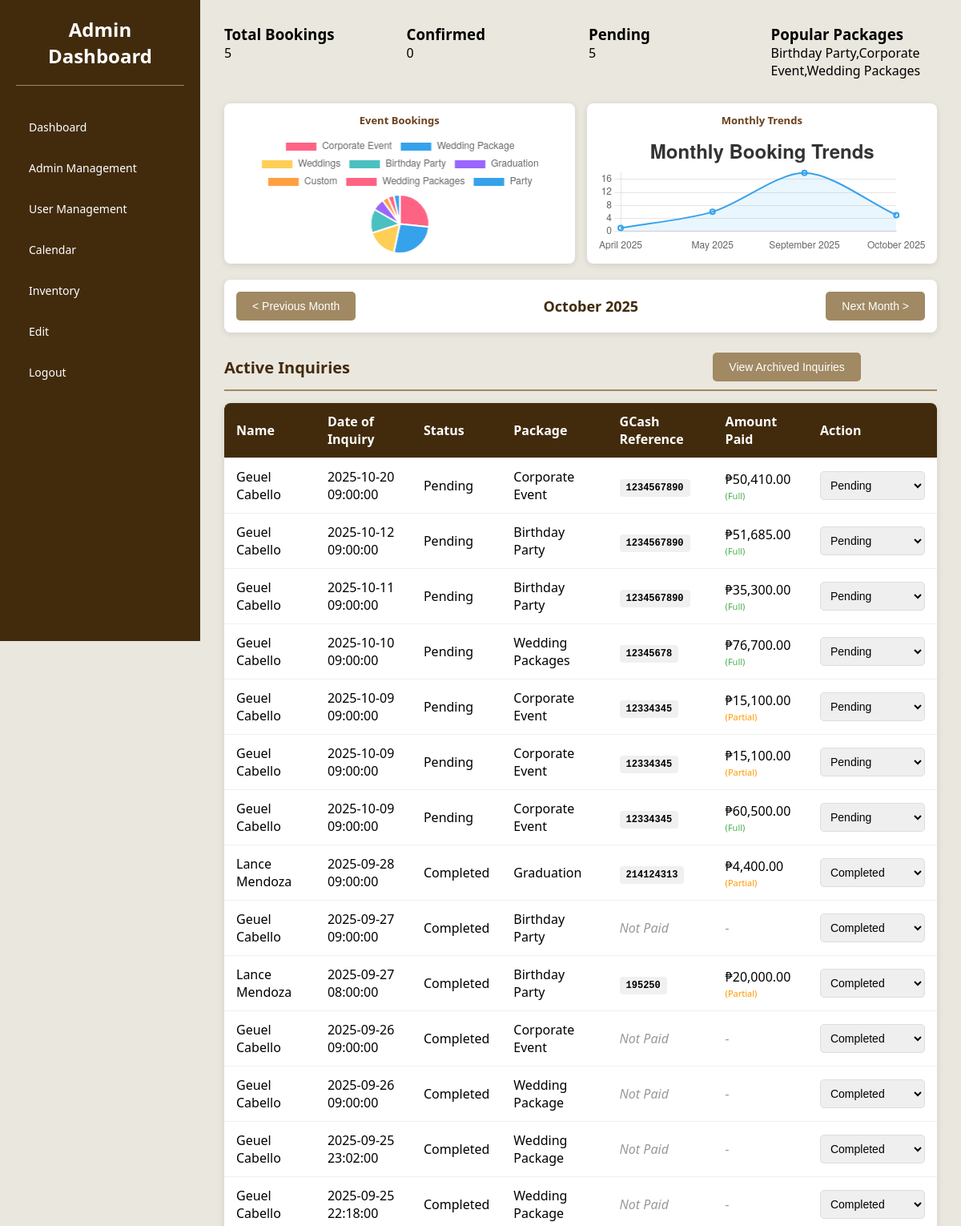
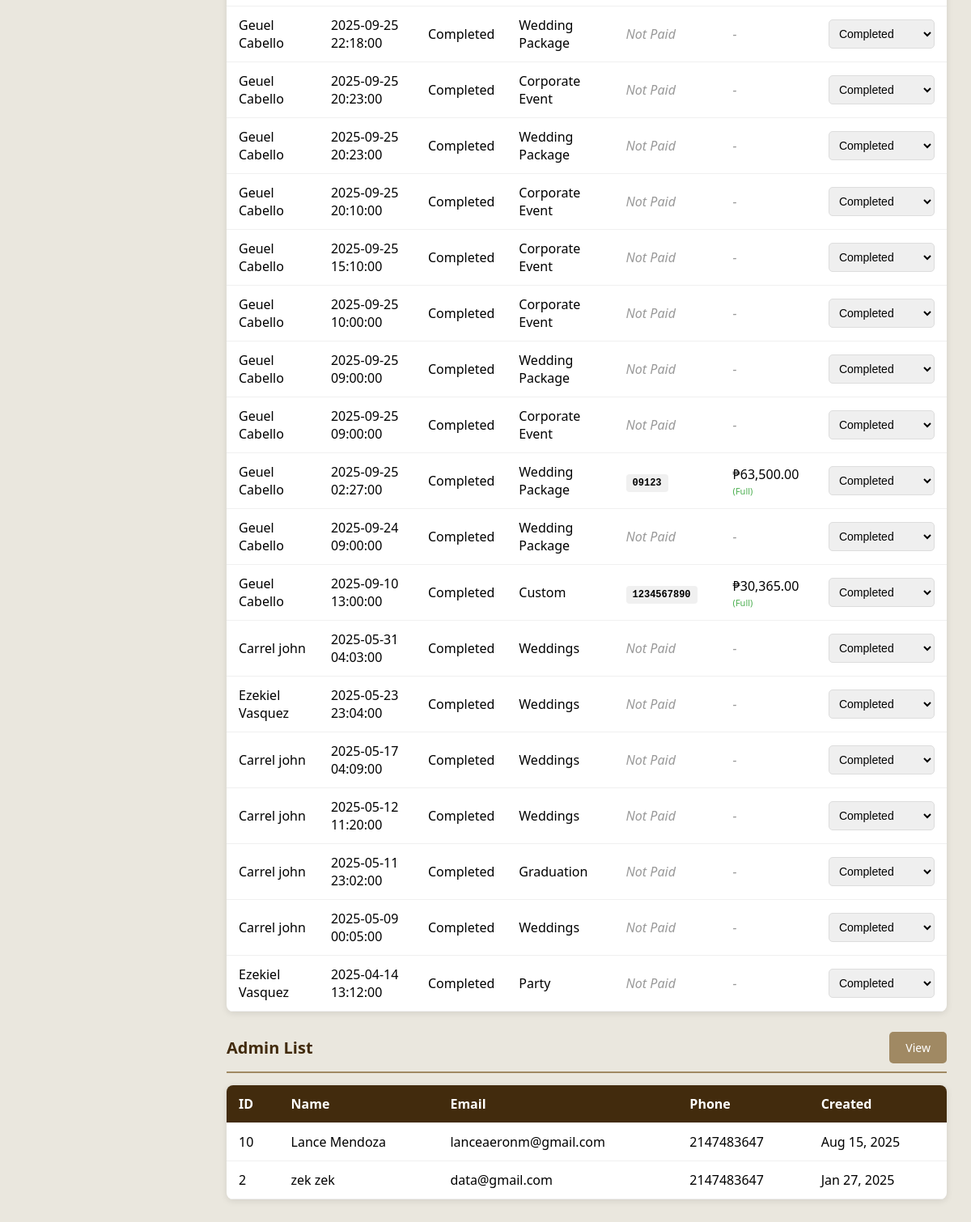
Page /admin/PHP/dashboard.php (signed in) on the committed database (2 pictures, top to bottom).
### tables this page shows
CREATE TABLE IF NOT EXISTS `sales` (
  `sales_id` int NOT NULL AUTO_INCREMENT,
  `btuser_id` int NOT NULL,
  `booking_id` int NOT NULL,
  `GcashReferenceNo` varchar(255) NOT NULL,
  `TotalAmount` double NOT NULL,
  `AmountPaid` double NOT NULL DEFAULT '0',
  `Status` smallint NOT NULL DEFAULT '1',
  `DateCreated` datetime NOT NULL DEFAULT CURRENT_TIMESTAMP,
  `DateUpdate` datetime DEFAULT NULL,
  `userUpdated_Id` int DEFAULT NULL,
  PRIMARY KEY (`sales_id`)
);

CREATE TABLE IF NOT EXISTS `btuser` (
  `bt_user_id` int NOT NULL AUTO_INCREMENT,
  `bt_first_name` varchar(100) NOT NULL,
  `bt_last_name` varchar(100) NOT NULL,
  `bt_email` varchar(191) DEFAULT NULL,
  `bt_phone_number` int NOT NULL,
  `bt_password_hash` mediumtext,
  `bt_created_at` datetime NOT NULL DEFAULT CURRENT_TIMESTAMP,
  `bt_updated_at` datetime DEFAULT NULL,
  `bt_is_active` tinyint NOT NULL DEFAULT '1',
  `bt_privilege_id` int NOT NULL DEFAULT '2',
  PRIMARY KEY (`bt_user_id`),
  UNIQUE KEY `email_unique` (`bt_email`),
  KEY `fk_btuser_privilege` (`bt_privilege_id`)
);

CREATE TABLE IF NOT EXISTS `bookings` (
  `id` int NOT NULL AUTO_INCREMENT,
  `btuser_id` int NOT NULL,
  `btaddress` varchar(255) DEFAULT NULL,
  `btevent` varchar(100) DEFAULT NULL,
  `btschedule` datetime DEFAULT NULL,
  `EventDuration` datetime DEFAULT NULL,
  `total_cost` double NOT NULL DEFAULT '0',
  `additional_headcount` int NOT NULL DEFAULT '0',
  `btattendees` int DEFAULT NULL,
  `btservices` text,
  `btmessage` text,
  `status` enum('Pending','Approved','Canceled','Completed') NOT NULL DEFAULT 'Pending',
  `payment_status` enum('unpaid','partial','paid') NOT NULL DEFAULT 'unpaid',
  `created_at` timestamp NULL DEFAULT CURRENT_TIMESTAMP,
  PRIMARY KEY (`id`)
);

### admin/PHP/Dashboard.php (the view, shortened to what this page needs)
<?php
$host = 'localhost';
$dbname = 'btonedatabase';
$username = 'root';
$password = '';
try {
    $pdo = new PDO("mysql:host=$host;dbname=$dbname;charset=utf8mb4", $username, $password);
    $pdo->setAttribute(PDO::ATTR_ERRMODE, PDO::ERRMODE_EXCEPTION);
} catch (PDOException $e) {
    die("Database Connection Failed: " . $e->getMessage());
}
function getBookings($pdo) {
    $stmt = $pdo->prepare("
        SELECT b.*, u.bt_first_name, u.bt_last_name, u.bt_email,
               s.GcashReferenceNo, s.AmountPaid, s.TotalAmount, s.DateCreated as payment_date
        FROM bookings b
        JOIN btuser u ON b.btuser_id = u.bt_user_id
        LEFT JOIN sales s ON b.id = s.booking_id
        ORDER BY b.btschedule DESC
        LIMIT 50
    ");
    $stmt->execute();
    return $stmt->fetchAll(PDO::FETCH_ASSOC);
}
function getBookingAnalytics($pdo)
{
    $stmt = $pdo->prepare("
        SELECT btevent, COUNT(*) AS booking_count
        FROM bookings
        GROUP BY btevent
        ORDER BY booking_count DESC
    ");
    $stmt->execute();
    return $stmt->fetchAll(PDO::FETCH_ASSOC);
}
function getMonthlyBookings($pdo)
{
    $stmt = $pdo->prepare("
        SELECT DATE_FORMAT(btschedule, '%Y-%m') AS month, COUNT(*) AS booking_count
        FROM bookings
        WHERE btschedule >= DATE_SUB(NOW(), INTERVAL 12 MONTH)
        GROUP BY DATE_FORMAT(btschedule, '%Y-%m')
        ORDER BY month ASC
    ");
    $stmt->execute();
    return $stmt->fetchAll(PDO::FETCH_ASSOC);
}
function getMonthDetails($pdo, $month, $year)
{
    $stmt = $pdo->prepare("
        SELECT
        COUNT(*) AS total_bookings,
        SUM(CASE WHEN b.status = 'Approved' THEN 1 ELSE 0 END) as confirmed_bookings,
        SUM(CASE WHEN b.status = 'Pending' THEN 1 ELSE 0 END) as pending_bookings,
        GROUP_CONCAT(DISTINCT btevent) as popular_packages
        FROM bookings b
        WHERE MONTH(b.btschedule) = ? AND YEAR(b.btschedule) = ?
    ");
    $stmt->execute([$month, $year]);
    return $stmt->fetch(PDO::FETCH_ASSOC);
}
$bookingData = getBookings($pdo);
$bookingAnalytics = getBookingAnalytics($pdo);
$monthlyBookings = getMonthlyBookings($pdo);
$currentMonth = date('n');
$currentYear = date('Y');
$currentMonthData = getMonthDetails($pdo, $currentMonth, $currentYear);
?>
<!DOCTYPE html>
<html lang="en">
<head>
    <link rel="stylesheet" href="https://cdn.jsdelivr.net/npm/chart.js@4.4.0/dist/chart.min.css">
    <link rel="stylesheet" href="../assets_css/admin.css">
</head>
<body>
    <div class="dashboard-container">
    <nav class="sidebar">
    <div class="logo">
        <h2>Admin Dashboard</h2>
    </div>
    <ul class="nav-menu">
        <li><a href="dashboard.php" >Dashboard</a></li>
        <li><a href="add_user.php">Admin Management</a></li>
        <li><a href="user_management">User Management</a></li>
        <li><a href="calendar.php">Calendar</a></li>
        <li><a href="Inventory.php">Inventory</a></li>
        <li><a href="admin_management.php">Edit</a></li>
        <li><a href="Index.php?logout=true">Logout</a></li>
    </ul>
</nav>
        <main class="main-content">
            <div class="analytics-section">
    <div class="stat-card">
        <h3>Total Bookings</h3>
        <p id="totalBookings"><?php echo $currentMonthData['total_bookings'] ?? 0; ?></p>
    </div>
    <div class="stat-card">
        <h3>Confirmed</h3>
        <p id="confirmedBookings"><?php echo $currentMonthData['confirmed_bookings'] ?? 0; ?></p>
    </div>
    <div class="stat-card">
        <h3>Pending</h3>
        <p id="pendingBookings"><?php echo $currentMonthData['pending_bookings'] ?? 0; ?></p>
    </div>
    <div class="stat-card">
        <h3>Popular Packages</h3>
        <p id="popularPackages"><?php echo $currentMonthData['popular_packages'] ?? 'N/A'; ?></p>
    </div>
</div>
<div class="charts-section">
    <div class="chart-card">
        <h4>Event Bookings</h4>
        <canvas id="bookingChart"></canvas>
    </div>
    <div class="chart-card">
        <h4>Monthly Trends</h4>
        <canvas id="monthlyTrendChart"></canvas>
    </div>
</div>
<div class="month-navigation">
    <button id="prevMonth" class="nav-btn">&lt; Previous Month</button>
    <h2 id="currentMonthDisplay"><?php echo date('F Y'); ?></h2>
    <button id="nextMonth" class="nav-btn">Next Month &gt;</button>
</div>
            <div class="table-header">
                <h3>Active Inquiries</h3>
                <div class="table-actions">
                    <button id="historyButton" class="history-button">View Archived Inquiries</button>
                </div>
            </div>
            <table class="customer-table">
                <thead>
                    <tr>
                        <th>Name</th>
                        <th>Date of Inquiry</th>
                        <th>Status</th>
                        <th>Package</th>
                        <th>GCash Reference</th>
                        <th>Amount Paid</th>
                        <th>Action</th>
                    </tr>
                </thead>
                <tbody>
                  <?php foreach ($bookingData as $booking): ?>
                    <tr>
                        <td><?php echo htmlspecialchars($booking['bt_first_name'] . ' ' . $booking['bt_last_name']); ?></td>
                        <td><?php echo htmlspecialchars($booking['btschedule']);?></td>
                        <td class="status-cell-<?php echo htmlspecialchars($booking['id']); ?>">
                        <?php echo htmlspecialchars($booking['status']); ?>
                        </td>
                        <td><?php echo htmlspecialchars($booking['btevent']);?></td>
                        <td>
                            <?php if (!empty($booking['GcashReferenceNo'])): ?>
                                <span class="gcash-reference">
                                    <?php echo htmlspecialchars($booking['GcashReferenceNo']); ?>
                                </span>
                            <?php else: ?>
                                <span class="not-paid">Not Paid</span>
                            <?php endif; ?>
                        </td>
                        <td>
                            <?php if (!empty($booking['AmountPaid'])): ?>
                                ₱<?php echo number_format($booking['AmountPaid'], 2); ?>
                                <?php if ($booking['AmountPaid'] < $booking['TotalAmount']): ?>
                                    <span class="payment-status paid-partial">(Partial)</span>
                                <?php else: ?>
                                    <span class="payment-status paid-full">(Full)</span>
                                <?php endif; ?>
                            <?php else: ?>
                                <span class="not-paid">-</span>
                            <?php endif; ?>
                        </td>
                        <td>
                            <select class="status-select" onchange="updateStatus('<?php echo htmlspecialchars($booking['id']);?>', this.value)">
                                    <?php
                                        $statuses = ['Pending', 'Approved', 'Canceled', 'Completed'];
                                        foreach ($statuses as$statusOption):
                                            $selected = ($booking['status'] === $statusOption) ? 'selected' :'';
                                    ?>
                                    <option value="<?php echo $statusOption; ?>" <?php echo $selected; ?>>
                                        <?php echo $statusOption; ?>
                                    </option>
                                    <?php endforeach; ?>
                            </select>
                        </td>
                    </tr>
                    <?php endforeach; ?>
                </tbody>
            </table>
            <script>
                // Booking Analytics Chart
                const monthlyData = <?php echo json_encode($monthlyBookings); ?>;
                const bookingAnalytics = <?php echo json_encode($bookingAnalytics); ?>;
            </script>
            <?php include __DIR__ . '/../includes/admin_list.php'; ?>
</body>
</html>

### admin/includes/admin_list.php (shortened to what this page needs)
<?php
$stmt = $pdo->query("
    SELECT *
    FROM btuser
    WHERE bt_privilege_id = 1
    ORDER BY bt_user_id DESC
");
$users = $stmt->fetchAll(PDO::FETCH_ASSOC);
?>
<div class="table-header">
    <h3>Admin List</h3>
        <a href="add_user.php" class="nav-btn">View</a>
</div>
<table class="customer-table">
    <thead>
        <tr>
            <th>ID</th><th>Name</th><th>Email</th><th>Phone</th><th>Created</th>
        </tr>
    </thead>
    <tbody>
    <?php foreach ($users as $user): ?>
        <tr>
            <td><?= htmlspecialchars($user['bt_user_id']); ?></td>
            <td><?= htmlspecialchars($user['bt_first_name'].' '.$user['bt_last_name']); ?></td>
            <td><?= htmlspecialchars($user['bt_email']); ?></td>
            <td><?= htmlspecialchars($user['bt_phone_number']); ?></td>
            <td><?= date('M j, Y', strtotime($user['bt_created_at'])); ?></td>
        </tr>
    <?php endforeach; ?>
    </tbody>
</table>

### admin/assets_css/admin.css (style rules this page uses)
:root { --primary-bg: #422b0d; --secondary-bg: #eae7de; --card-bg: #ffffff; --text-light: #ffffff; --text-dark: #000000; --accent: #A08963; --accent-dark: #8a745a; --highlight: #6b411e; }
* { margin: 0; padding: 0; box-sizing: border-box; }
body { font-family: "Segoe UI", Tahoma, Geneva, Verdana, sans-serif; background-color: var(--secondary-bg); color: var(--text-dark); min-height: 100vh; }
.sidebar { width: 250px; background-color: var(--primary-bg); color: var(--text-light); height: 100vh; padding: 20px; position: fixed; top: 0; left: 0; overflow-y: auto; }
.sidebar .logo { text-align: center; margin-bottom: 30px; padding-bottom: 20px; border-bottom: 1px solid var(--accent); }
.sidebar .logo h2 { font-size: 24px; color: var(--text-light); margin: 0; }
.nav-menu { list-style: none; padding: 0; margin: 0; }
.nav-menu li { margin: 8px 0; }
.nav-menu li a { text-decoration: none; color: var(--text-light); padding: 12px 16px; display: block; border-radius: 6px; transition: background 0.3s; font-size: 14px; }
.main-content { margin-left: 250px; padding: 30px; min-height: 100vh; }
.analytics-section { display: grid; grid-template-columns: repeat(4, 1fr); gap: 20px; margin-bottom: 30px; }
.customer-table { width: 100%; border-collapse: collapse; background: var(--card-bg); border-radius: 8px; overflow: hidden; box-shadow: 0 2px 8px rgba(0,0,0,0.1); }
.customer-table thead { background: var(--primary-bg); color: var(--text-light); }
.customer-table th, .customer-table td { padding: 12px 15px; text-align: left; border-bottom: 1px solid #f0f0f0; }
.history-button, .clear-archive-btn, .nav-btn { background: var(--accent); color: var(--text-light); border: none; padding: 10px 20px; border-radius: 5px; cursor: pointer; transition: background 0.3s; text-decoration: none; display: inline-block; font-size: 14px; }
.status-select { padding: 8px; border-radius: 5px; border: 1px solid #ddd; font-size: 14px; }
.charts-section { display: flex; gap: 20px; margin-bottom: 25px; }
.chart-card { background: var(--card-bg); border-radius: 8px; padding: 15px; box-shadow: 0 2px 8px rgba(0,0,0,0.1); flex: 1; }
.chart-card h4 { margin: 0 0 12px 0; font-size: 14px; color: var(--highlight); text-align: center; font-weight: 600; }
.chart-card canvas { width: 100% !important; height: 200px !important; max-height: 200px; }
.month-navigation { display: flex; justify-content: space-between; align-items: center; margin: 20px 0; padding: 15px; background: var(--card-bg); border-radius: 8px; box-shadow: 0 2px 8px rgba(0,0,0,0.1); }
.month-navigation h2 { color: var(--primary-bg); margin: 0; font-size: 18px; }
.table-header { display: flex; justify-content: space-between; align-items: center; margin: 25px 0 15px 0; padding-bottom: 10px; border-bottom: 2px solid var(--accent); }
.table-header h3 { color: var(--primary-bg); margin: 0; font-size: 20px; }
.table-actions { display: flex; align-items: center; gap: 15px; }

### admin/PHP/Dashboard.php (style rules this page uses)
body { font-family: 'Segoe UI', Arial, sans-serif; }
.gcash-reference { font-family: monospace; background: #f0f0f0; padding: 4px 8px; border-radius: 4px; font-weight: bold; font-size: 12px; }
.payment-status { font-size: 11px; display: block; margin-top: 2px; }
.paid-full { color: #4caf50; }
.paid-partial { color: #ff9800; }
.not-paid { color: #999; font-style: italic; }
.charts-section { display: flex; gap: 15px; margin-bottom: 20px; }
.chart-card { background: var(--card-bg); border-radius: 8px; padding: 12px; box-shadow: 0 2px 8px rgba(0,0,0,0.1); flex: 1; }
.chart-card h4 { margin: 0 0 8px 0; font-size: 13px; color: var(--highlight); text-align: center; font-weight: 600; }
.chart-card canvas { width: 100% !important; height: 150px !important; max-height: 150px; }

### rows in the picture
sales: btuser.bt_last_name "Geuel Cabello", booking.btschedule "2025-10-20 09:00:00", booking.status "Pending", booking.btevent "Corporate Event", GcashReferenceNo "1234567890", AmountPaid "50,410.00", TotalAmount "(Full)", booking "Pending"
sales: btuser.bt_last_name "Geuel Cabello", booking.btschedule "2025-10-12 09:00:00", booking.status "Pending", booking.btevent "Birthday Party", GcashReferenceNo "1234567890", AmountPaid "51,685.00", TotalAmount "(Full)", booking "Pending"
sales: btuser.bt_last_name "Geuel Cabello", booking.btschedule "2025-10-11 09:00:00", booking.status "Pending", booking.btevent "Birthday Party", GcashReferenceNo "1234567890", AmountPaid "35,300.00", TotalAmount "(Full)", booking "Pending"
sales: btuser.bt_last_name "Geuel Cabello", booking.btschedule "2025-10-10 09:00:00", booking.status "Pending", booking.btevent "Wedding Packages", GcashReferenceNo "12345678", AmountPaid "76,700.00", TotalAmount "(Full)", booking "Pending"
sales: btuser.bt_last_name "Geuel Cabello", booking.btschedule "2025-10-09 09:00:00", booking.status "Pending", booking.btevent "Corporate Event", GcashReferenceNo "12334345", AmountPaid "15,100.00", TotalAmount "(Partial)", booking "Pending"
sales: btuser.bt_last_name "Geuel Cabello", booking.btschedule "2025-10-09 09:00:00", booking.status "Pending", booking.btevent "Corporate Event", GcashReferenceNo "12334345", AmountPaid "15,100.00", TotalAmount "(Partial)", booking "Pending"
sales: btuser.bt_last_name "Geuel Cabello", booking.btschedule "2025-10-09 09:00:00", booking.status "Pending", booking.btevent "Corporate Event", GcashReferenceNo "12334345", AmountPaid "60,500.00", TotalAmount "(Full)", booking "Pending"
sales: btuser.bt_last_name "Lance Mendoza", booking.btschedule "2025-09-28 09:00:00", booking.status "Completed", booking.btevent "Graduation", GcashReferenceNo "214124313", AmountPaid "4,400.00", TotalAmount "(Partial)", booking "Completed"
bookings: btuser.bt_last_name "Geuel Cabello", btschedule "2025-09-27 09:00:00", status "Completed", btevent "Birthday Party", shows "Not Paid", id "Completed"
sales: btuser.bt_last_name "Lance Mendoza", booking.btschedule "2025-09-27 08:00:00", booking.status "Completed", booking.btevent "Birthday Party", GcashReferenceNo "195250", AmountPaid "20,000.00", TotalAmount "(Partial)", booking "Completed"
bookings: btuser.bt_last_name "Geuel Cabello", btschedule "2025-09-26 09:00:00", status "Completed", btevent "Corporate Event", shows "Not Paid", id "Completed"
bookings: btuser.bt_last_name "Geuel Cabello", btschedule "2025-09-26 09:00:00", status "Completed", btevent "Wedding Package", shows "Not Paid", id "Completed"
bookings: btuser.bt_last_name "Geuel Cabello", btschedule "2025-09-25 23:02:00", status "Completed", btevent "Wedding Package", shows "Not Paid", id "Completed"
bookings: btuser.bt_last_name "Geuel Cabello", btschedule "2025-09-25 22:18:00", status "Completed", btevent "Wedding Package", shows "Not Paid", id "Completed"
bookings: btuser.bt_last_name "Geuel Cabello", btschedule "2025-09-25 22:18:00", status "Completed", btevent "Wedding Package", shows "Not Paid", id "Completed"
bookings: btuser.bt_last_name "Geuel Cabello", btschedule "2025-09-25 20:23:00", status "Completed", btevent "Corporate Event", shows "Not Paid", id "Completed"
bookings: btuser.bt_last_name "Geuel Cabello", btschedule "2025-09-25 20:23:00", status "Completed", btevent "Wedding Package", shows "Not Paid", id "Completed"
bookings: btuser.bt_last_name "Geuel Cabello", btschedule "2025-09-25 20:10:00", status "Completed", btevent "Corporate Event", shows "Not Paid", id "Completed"
bookings: btuser.bt_last_name "Geuel Cabello", btschedule "2025-09-25 15:10:00", status "Completed", btevent "Corporate Event", shows "Not Paid", id "Completed"
bookings: btuser.bt_last_name "Geuel Cabello", btschedule "2025-09-25 10:00:00", status "Completed", btevent "Corporate Event", shows "Not Paid", id "Completed"
bookings: btuser.bt_last_name "Geuel Cabello", btschedule "2025-09-25 09:00:00", status "Completed", btevent "Wedding Package", shows "Not Paid", id "Completed"
bookings: btuser.bt_last_name "Geuel Cabello", btschedule "2025-09-25 09:00:00", status "Completed", btevent "Corporate Event", shows "Not Paid", id "Completed"
sales: btuser.bt_last_name "Geuel Cabello", booking.btschedule "2025-09-25 02:27:00", booking.status "Completed", booking.btevent "Wedding Package", GcashReferenceNo "09123", AmountPaid "63,500.00", TotalAmount "(Full)", booking "Completed"
bookings: btuser.bt_last_name "Geuel Cabello", btschedule "2025-09-24 09:00:00", status "Completed", btevent "Wedding Package", shows "Not Paid", id "Completed"
sales: btuser.bt_last_name "Geuel Cabello", booking.btschedule "2025-09-10 13:00:00", booking.status "Completed", booking.btevent "Custom", GcashReferenceNo "1234567890", AmountPaid "30,365.00", TotalAmount "(Full)", booking "Completed"
bookings: btuser.bt_last_name "Carrel john", btschedule "2025-05-31 04:03:00", status "Completed", btevent "Weddings", shows "Not Paid", id "Completed"
bookings: btuser.bt_last_name "Ezekiel Vasquez", btschedule "2025-05-23 23:04:00", status "Completed", btevent "Weddings", shows "Not Paid", id "Completed"
bookings: btuser.bt_last_name "Carrel john", btschedule "2025-05-17 04:09:00", status "Completed", btevent "Weddings", shows "Not Paid", id "Completed"
bookings: btuser.bt_last_name "Carrel john", btschedule "2025-05-12 11:20:00", status "Completed", btevent "Weddings", shows "Not Paid", id "Completed"
bookings: btuser.bt_last_name "Carrel john", btschedule "2025-05-11 23:02:00", status "Completed", btevent "Graduation", shows "Not Paid", id "Completed"
bookings: btuser.bt_last_name "Carrel john", btschedule "2025-05-09 00:05:00", status "Completed", btevent "Weddings", shows "Not Paid", id "Completed"
bookings: btuser.bt_last_name "Ezekiel Vasquez", btschedule "2025-04-14 13:12:00", status "Completed", btevent "Party", shows "Not Paid", id "Completed"
btuser: bt_user_id "10", bt_first_name+bt_last_name "Lance Mendoza", bt_email "lanceaeronm@gmail.com", bt_phone_number "2147483647", bt_created_at "Aug 15, 2025"
btuser: bt_user_id "2", bt_first_name+bt_last_name "zek zek", bt_email "data@gmail.com", bt_phone_number "2147483647", bt_created_at "Jan 27, 2025"

### other values in the picture
$currentMonthData['total_bookings'] "5"
$currentMonthData['confirmed_bookings'] "0"
$currentMonthData['pending_bookings'] "5"
$currentMonthData['popular_packages'] "Birthday Party,Corporate Event,Wedding Packages"
chart data {{ json_encode($monthlyBookings) }} [{"month":"2025-04","booking_count":1},{"month":"2025-05","booking_count":6},{"month":"2025-09","booking_count":18},{"month":"2025-10","booking_count":5}]
